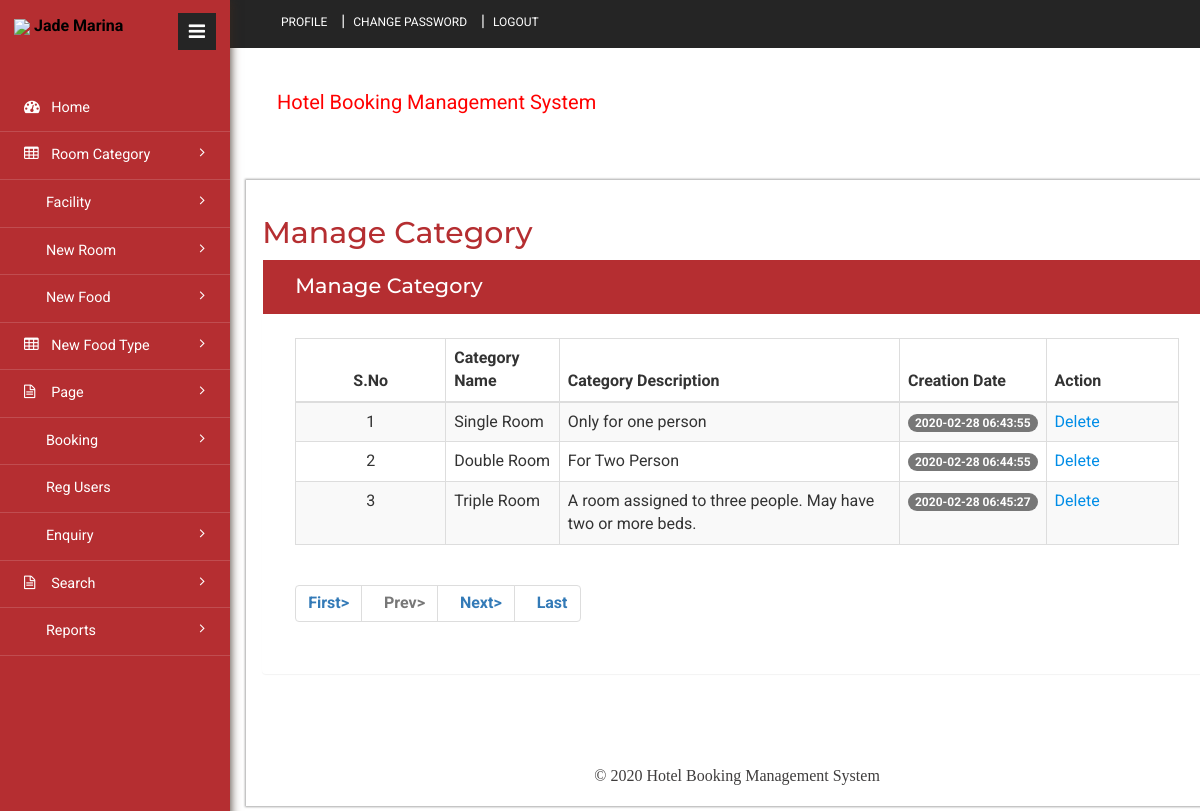
The app's page /manage-category.php (signed in) with its own data.
### tables this page shows
CREATE TABLE `tblcategory` (
  `ID` int(10) NOT NULL,
  `CategoryName` varchar(120) DEFAULT NULL,
  `Description` mediumtext DEFAULT NULL,
  `Price` int(5) NOT NULL,
  `Date` timestamp NULL DEFAULT current_timestamp()
);

### manage-category.php (the view, shortened to what this page needs)
<?php
include('includes/dbconnection.php');
if (strlen($_SESSION['hbmsaid']==0)) {
  header('location:logout.php');
  } else{
?>
<!DOCTYPE HTML>
<html>
<head>
<link href="css/bootstrap.min.css" rel='stylesheet' type='text/css' />
<link href="css/style.css" rel='stylesheet' type='text/css' />
<link href="css/font-awesome.css" rel="stylesheet">
<link rel="stylesheet" href="css/icon-font.min.css" type='text/css' />
</head>
<body>
   <div class="page-container">
	<div class="left-content">
	   <div class="inner-content">
			<?php include_once('includes/header.php');?>
			<div class="content">
<div class="women_main">
	<div class="grids">
					<div class="progressbar-heading grids-heading">
						<h2>Manage Category</h2>
					</div>
					<div class="panel panel-widget forms-panel">
						<div class="forms">
							<div class="form-grids widget-shadow" data-example-id="basic-forms">
								<div class="form-title">
									<h4>Manage Category </h4>
								</div>
								<div class="form-body">
									     <table class="table table-bordered table-striped table-vcenter js-dataTable-full-pagination">
                                <thead>
                                    <tr>
                                        <th class="text-center">S.No</th>
                                        <th>Category Name</th>
                                        <th class="d-none d-sm-table-cell">Category Description</th>
                                        <th class="d-none d-sm-table-cell">Creation Date</th>
                                        <th class="d-none d-sm-table-cell" style="width: 15%;">Action</th>
                                       </tr>
                                </thead>
                                <tbody>
                                   <?php
							 if (isset($_GET['pageno'])) {
            $pageno = $_GET['pageno'];
        } else {
            $pageno = 1;
        }
        $no_of_records_per_page = 3;
        $offset = ($pageno-1) * $no_of_records_per_page;
        $ret = "SELECT ID FROM tblcategory";
 $query1 = $dbh -> prepare($ret);
$query1->execute();
$total_rows=$query1->rowCount();
$total_pages = ceil($total_rows / $no_of_records_per_page);
$sql="SELECT * from tblcategory LIMIT $offset, $no_of_records_per_page";
$query = $dbh -> prepare($sql);
$query->execute();
$results=$query->fetchAll(PDO::FETCH_OBJ);
$cnt=1;
if($query->rowCount() > 0)
{
foreach($results as $row)
{               ?>
                                    <tr>
                                        <td class="text-center"><?php echo htmlentities($cnt);?></td>
                                        <td class="font-w600"><?php  echo htmlentities($row->CategoryName);?></td>
                                        <td class="d-none d-sm-table-cell"><?php  echo htmlentities($row->Description);?></td>
                                        <td class="d-none d-sm-table-cell">
                                            <span class="badge badge-primary"><?php  echo htmlentities($row->Date);?></span>
                                        </td>
                                         <td class="d-none d-sm-table-cell"><a href="manage-category.php?delid=<?php echo ($row->ID);?>" onclick="return confirm('Do you really want to Delete ?');">Delete</a></td>
                                    </tr>
                                    <?php $cnt=$cnt+1;}} ?>
                                </tbody>
                            </table>
                            <div align="left">
    <ul class="pagination" >
        <li><a href="?pageno=1"><strong>First></strong></a></li>
        <li class="<?php if($pageno <= 1){ echo 'disabled'; } ?>">
            <a href="<?php if($pageno <= 1){ echo '#'; } else { echo "?pageno=".($pageno - 1); } ?>"><strong style="padding-left: 10px">Prev></strong></a>
        </li>
        <li class="<?php if($pageno >= $total_pages){ echo 'disabled'; } ?>">
            <a href="<?php if($pageno >= $total_pages){ echo '#'; } else { echo "?pageno=".($pageno + 1); } ?>"><strong style="padding-left: 10px">Next></strong></a>
        </li>
        <li><a href="?pageno=<?php echo $total_pages; ?>"><strong style="padding-left: 10px">Last</strong></a></li>
    </ul>
</div>
								</div>
							</div>
						</div>
					</div>
				</div>
<?php include_once('includes/footer.php');?>
</div>
</div>
		</div>
</div>
			<?php include_once('includes/sidebar.php');?>
							</div>
</body>
</html><?php }  ?>

### records on screen
tblcategory: CategoryName "Single Room", Description "Only for one person", Date "2020-02-28 06:43:55"
tblcategory: CategoryName "Double Room", Description "For Two Person", Date "2020-02-28 06:44:55"
tblcategory: CategoryName "Triple Room", Description "A room assigned to three people. May have two or more beds.", Date "2020-02-28 06:45:27"
